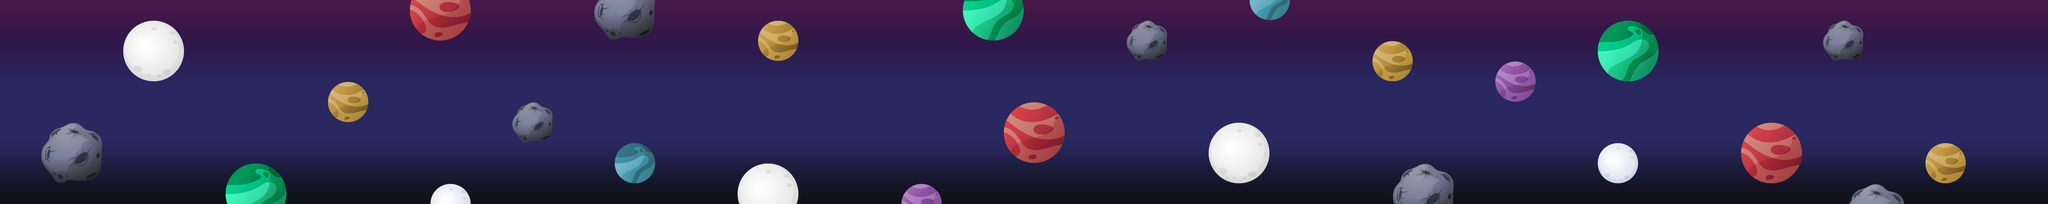

This is a level from a 2D game, rendered from its Tiled map with the project's own tilesets. A one-line summary and the map file follow, with tile-layer data summarised:
An orthogonal 100x10 tile map with 64x64 px tiles, 2 tile layers (bg_layer, space_layer) and 2 objects (startPoint, endPoint).

<map version="1.2" tiledversion="1.2.4" orientation="orthogonal" renderorder="right-down" width="100" height="10" tilewidth="64" tileheight="64" infinite="0" nextlayerid="18" nextobjectid="6">
 <tileset firstgid="1" name="tiled_lvl_01" tilewidth="64" tileheight="64" tilecount="120" columns="12">
  <image source="tiled_lvl_01.png" width="777" height="640" />
 </tileset>
 <layer id="10" name="bg_layer" width="100" height="10">
  <data>[1000 cells, 1000 non-empty, 10 distinct tile ids]</data>
 </layer>
 <layer id="11" name="space_layer" width="100" height="10">
  <data>[1000 cells, 139 non-empty, 56 distinct tile ids]</data>
 </layer>
 <objectgroup id="17" name="ObjectLayer">
  <object id="3" name="startPoint" x="66" y="106" width="76" height="86" />
  <object id="4" name="endPoint" x="6206" y="110" width="144" height="342" />
 </objectgroup>
</map>